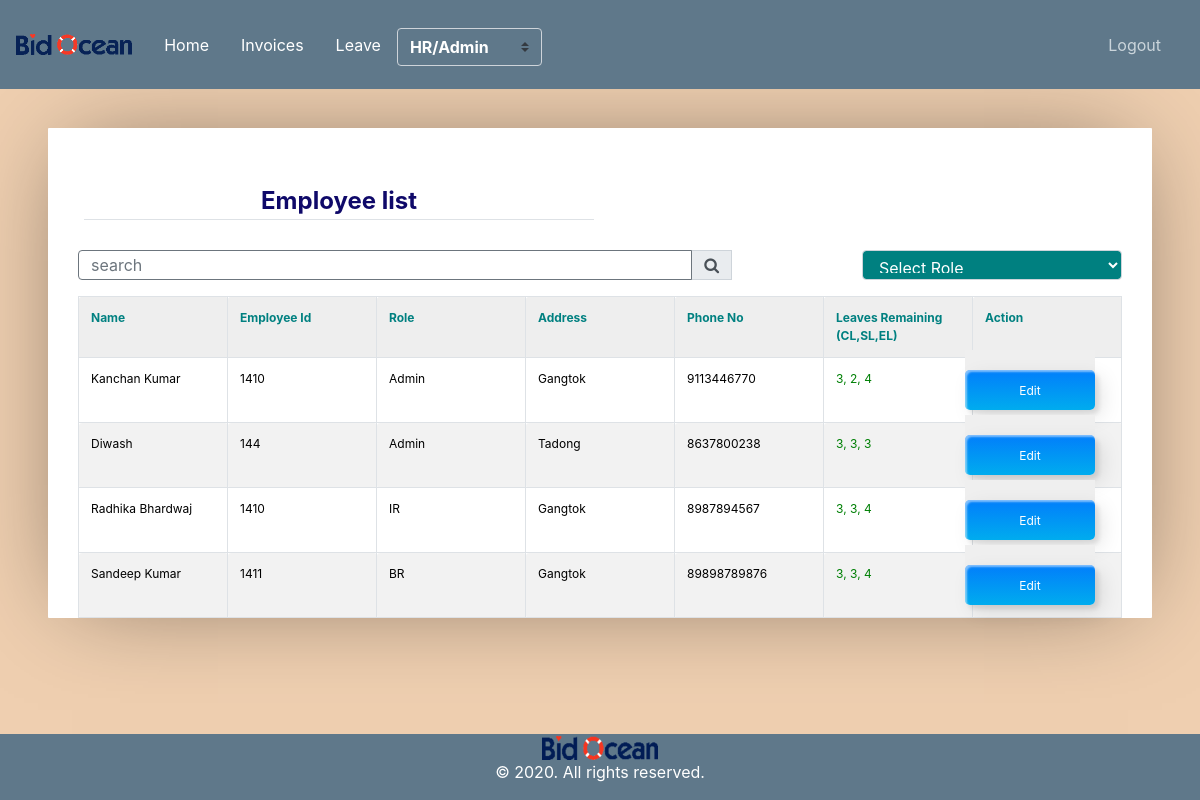
The app's page /employee-list/ (signed in) with its own data.
### user_invoice/models.py (models this page shows, shortened)
class Employee(models.Model):
	id       = models.AutoField(primary_key=True)
	name     = models.CharField(max_length=300)
	role     = models.ForeignKey(Role,on_delete=models.CASCADE)
	salary   = models.CharField(max_length=300, null=True, blank=True)
	address  = models.CharField(max_length=300)
	emp_id   = models.CharField(max_length=300, null=True, blank=True)
	phone_no = models.CharField(max_length=300)
	auth_tbl = models.OneToOneField(Userdetail, on_delete=models.CASCADE)
	added_at = models.DateTimeField(auto_now_add=True)

class Role(models.Model):
    id         = models.AutoField(primary_key=True)
    name       = models.CharField(max_length=300)
    created_at = models.DateTimeField(auto_now_add=True)
    status     = models.SmallIntegerField(default=1)

### leave/models.py (models this page shows)
class LeaveBalance(models.Model):
	id           = models.AutoField(primary_key=True)
	casual_leave = models.CharField(max_length=200)
	earned_leave = models.CharField(max_length=200)
	sick_leave   = models.CharField(max_length=200)
	employee     = models.OneToOneField(Employee, on_delete=models.CASCADE, related_name='leave_bal')

### user_invoice/views.py (the view)
# urls.py: path('employee-list/',views.EmployeeDisplayView.as_view(),name='employee_list'),
class EmployeeDisplayView(AdminOrHRPanelMixin,TemplateView):
    template_name = 'user_invoice/employee_list.html'
    def get(self, request):
        employee_list    = Employee.objects.all()
        try:
            search     = request.GET['search']
        except:
            search     = None
        try:
            role     = request.GET['role']
        except:
            role     = None
        query_param = {}
        if search is not None and search is not "":
            search = search.strip()
            query_param['search'] = search
            employee_list = employee_list.filter(Q(name__icontains=search)|Q(address__icontains=search)|(Q(phone_no__icontains=search))|Q(emp_id__icontains=search))
        if role is not None and role is not "":
            query_param['role'] = role
            employee_list = employee_list.filter(role__pk__exact=role)
        roles            = Role.objects.all()
        paginator        = Paginator(employee_list,10)
        page             = request.GET.get('page')
        paginatedcontent = paginator.get_page(page)
        context = {
            'query_param' : query_param,
            'employees'   : paginatedcontent,
            'title'       : 'Employee list',
            'roles'       : roles,
            'role'        : Employee.objects.get(auth_tbl=self.request.user).role.name.lower()
        }
        return render(request, self.template_name, context)

### user_invoice/mixin.py (called while the page is built)
    def test_func(self):
        user     = self.request.user
        employee = Employee.objects.get(auth_tbl=user)
        return employee.role.name.lower() == 'admin' or employee.role.name.lower() == 'hr'

### user_invoice/templates/user_invoice/employee_list.html (shortened to what this page needs)
{% extends "user_invoice/base.html" %}
{% load crispy_forms_tags %}
{% block content %}
		<div class='container'>
		<table  width="100%">
			<tr>
				<td><legend class="border-bottom mb-4" style="color: rgb(15, 9, 105);text-align: center;"><b>Employee list</b> </legend></td>
				<td align="right"></td>
			</tr>
		</table>
		<form>
			<table >
				<tr>
						<link rel="stylesheet" href="https://stackpath.bootstrapcdn.com/font-awesome/4.7.0/css/font-awesome.min.css">
					<div class="form-group w-30" >
						<div class="input-group mb-3">
							<input type="text" name="search" style="width: 30px;height: 30px;" class="form-control border-secondary py-2" value="{{request.GET.search}}" placeholder="search">
							<div class="input-group-append">
							 <button class="input-group-text" style="height: 30px;" type="submit" name="submitbtn" value="Search"><i class="fa fa-search"></i>
							</div>
							<div id="styled-select">
								<select   class="form-control"style="width:260px; height:30px;color:white;background-color:teal;margin-left:130px" name="role"  onchange="this.form.submit()">
									<option value="" style="color: white;"><b> Select Role </b></option>
								</select>
							</div>
					</div>
				</div>
				</tr>
			</table>
		</form>
		<table cellpadding="0" cellspacing="0" border="0" class="table table-bordered table-striped  display" width="100%">
			<tr>
				<th style="color: teal;"><b>Name</b>  </th>
				<th style="color: teal;"><b>Employee Id</b></th>
				<th style="color: teal;"><b>Role</b></th>
				<th style="color: teal;"><b> Address</b></th>
				<th style="color: teal;"><b> Phone No</b></th>
				<th style="color: teal;"><b> Leaves Remaining (CL,SL,EL)</b></th>
				<th style="color: teal;"><b> Action</b></th>
			</tr>
			{% for employee in employees %}
				<tr>
					<td style="color: rgb(0, 0, 0);">{{employee.name}}</td>
					<td style="color: rgb(0, 0, 0);">{{employee.emp_id}}</td>
					<td style="color: rgb(0, 0, 0);">{{employee.role.name}}</td>
					<td style="color: rgb(0, 0, 0);;">{{employee.address}}</td>
					<td style="color: rgb(0, 0, 0);;">{{employee.phone_no}}</td>
					<td style="color: rgb(0, 128, 6);">{{employee.leave_bal.casual_leave}}, {{employee.leave_bal.sick_leave}}, {{employee.leave_bal.earned_leave}}</td>
					<td style="color: rgb(0, 0, 0);;"><a href="{% url 'employee_edit' employee.pk %}"><button class="custom-btn btn-12"><span>Click!</span><span>Edit</span></button></a></td>
				</tr>
			{% endfor %}
		</table>
		</div>
{% endblock content %}

### user_invoice/static/user_invoice/main.css (style rules this page uses)
body { background: #fafafa; color: #333333; margin-top: 5rem; }

### user_invoice/templates/user_invoice/base.html (style rules this page uses)
a { color: white; }

### user_invoice/templates/user_invoice/employee_list.html (style rules this page uses)
* { border: 0; color: inherit; font-family: inherit; font-size: inherit; font-style: inherit; font-weight: inherit; line-height: inherit; list-style: none; margin: 0; padding: 0; text-decoration: none; vertical-align: top; }
table { font-size: 75%; table-layout: fixed; width: 100%; }
table { border-collapse: collapse; border-spacing: 2px; }
th, td { border-width: 0px; padding: 0.5em; position: relative; }
th, td { border-radius: 0.25em; border-style: solid; }
th { background: #EEE; border-color: #BBB; }
td { border-color: #DDD; }
html { font: 16px/1 'Open Sans', sans-serif; overflow: auto; padding: 0.5in; }
html { background: #EFCFB0; cursor: default; }
body { background: #FFF; border-radius: 1px; box-shadow: 0 0 1in -0.25in rgba(0, 0, 0, 0.5); }
.btn-12 { position: relative; right: 20px; bottom: 20px; border:none; box-shadow: none; width: 130px; height: 40px; line-height: 42px; -webkit-perspective: 230px; perspective: 230px; }
.btn-12 span { background: rgb(0,172,238); background: linear-gradient(0deg, rgba(0,172,238,1) 0%, rgba(2,126,251,1) 100%); display: block; position: absolute; width: 130px; height: 40px; box-shadow:inset 2px 2px 2px 0px rgba(255,255,255,.5), 7px 7px 20px 0px rgba(0,0,0,.1), 4px 4px 5px 0px rgba(0,0,0,.1); border-radius: 5px; margin:0; text-align: center; -webkit-box-sizing: border-box; -moz-box-sizing: border-box; box-sizing: border-box; -webkit-transition: all .3s; transition: all .3s; }
.btn-12 span:nth-child(2) { -webkit-transform: rotateX(0deg); -moz-transform: rotateX(0deg); transform: rotateX(0deg); -webkit-transform-origin: 50% 50% -20px; -moz-transform-origin: 50% 50% -20px; transform-origin: 50% 50% -20px; }

### records on screen
Employee: name "Kanchan Kumar", emp_id "1410", role.name "Admin", address "Gangtok", phone_no "9113446770", leave_bal.casual_leave "3", leave_bal.sick_leave "2", leave_bal.earned_leave "4"
Employee: name "Diwash", emp_id "144", role.name "Admin", address "Tadong", phone_no "8637800238", leave_bal.casual_leave "3", leave_bal.sick_leave "3", leave_bal.earned_leave "3"
Employee: name "Radhika Bhardwaj", emp_id "1410", role.name "IR", address "Gangtok", phone_no "8987894567", leave_bal.casual_leave "3", leave_bal.sick_leave "3", leave_bal.earned_leave "4"
Employee: name "Sandeep Kumar", emp_id "1411", role.name "BR", address "Gangtok", phone_no "89898789876", leave_bal.casual_leave "3", leave_bal.sick_leave "3", leave_bal.earned_leave "4"
